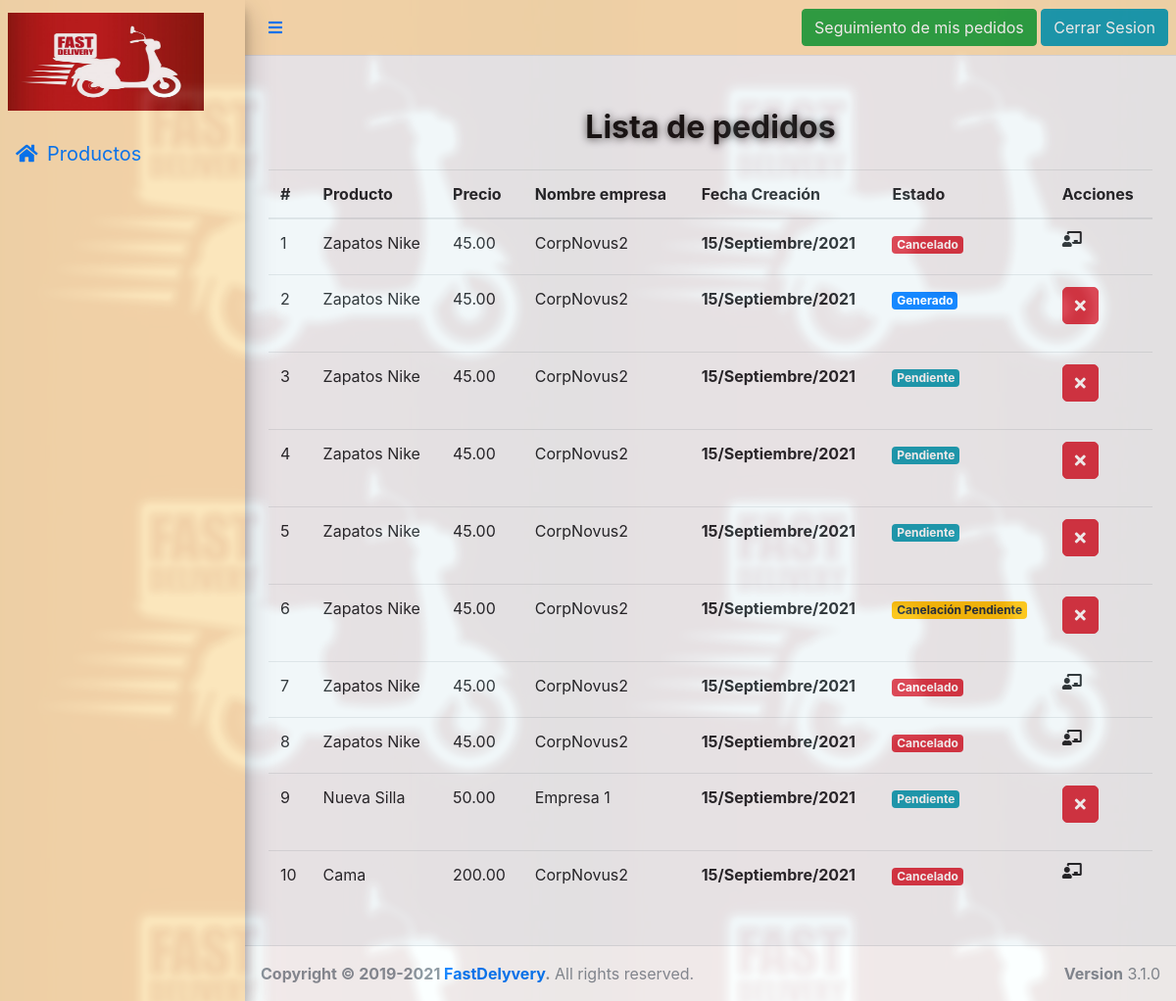
The app's page /index.php?c=cliente&a=tracking (signed in) with its own data.
### tables this page shows
CREATE TABLE `pedidos` (
  `id` int(11) NOT NULL,
  `producto` int(11) NOT NULL,
  `cliente` int(11) NOT NULL,
  `cod_empresa` int(11) NOT NULL,
  `cod_repartidor` int(11) DEFAULT NULL,
  `fecha_envio` datetime DEFAULT current_timestamp(),
  `fecha_cancelacion` datetime DEFAULT NULL,
  `precio` decimal(6,2) NOT NULL,
  `ganancia_repartidor` decimal(6,2) NOT NULL,
  `ganancia_empresa` decimal(6,2) NOT NULL,
  `ganancia_web` decimal(6,2) NOT NULL,
  `motivo_cancelacion` varchar(250) DEFAULT NULL,
  `st_pedido` char(1) NOT NULL DEFAULT 'P',
  `created_at` datetime NOT NULL DEFAULT current_timestamp(),
  `created_by` int(11) NOT NULL,
  `edited_at` datetime DEFAULT NULL,
  `edited_by` int(11) DEFAULT NULL
);

CREATE TABLE `productos` (
  `id` int(11) NOT NULL,
  `nom_producto` varchar(500) NOT NULL,
  `categoria` int(11) DEFAULT NULL,
  `precio` decimal(6,2) NOT NULL,
  `disponibilidad` int(11) NOT NULL,
  `ofertas` int(11) NOT NULL,
  `cod_empresa` int(11) NOT NULL,
  `st_producto` char(1) NOT NULL DEFAULT 'P',
  `created_at` datetime NOT NULL DEFAULT current_timestamp(),
  `created_by` int(11) NOT NULL,
  `edited_at` datetime DEFAULT NULL,
  `edited_by` int(11) DEFAULT NULL,
  `deleted_at` datetime DEFAULT NULL,
  `deleted_by` int(11) DEFAULT NULL
);

CREATE TABLE `empresa` (
  `cod_empresa` int(11) NOT NULL,
  `nom_empresa` varchar(250) NOT NULL,
  `ruc` varchar(50) NOT NULL,
  `correo` varchar(250) NOT NULL,
  `telefono` varchar(45) NOT NULL,
  `direccion` varchar(250) NOT NULL,
  `formas_pago` varchar(500) DEFAULT NULL,
  `tipo` int(11) NOT NULL,
  `created_at` datetime DEFAULT current_timestamp(),
  `created_by` int(11) NOT NULL,
  `edited_at` datetime DEFAULT NULL,
  `edited_by` int(11) DEFAULT NULL,
  `st_empresa` char(1) NOT NULL DEFAULT 'P'
);

### controller/clienteController.php (called while the page is built, shortened)
<?php
    class ClienteController{
        public function tracking($conexion){
            require_once 'models/clienteModel.php';
            $cliente = new clienteModels($conexion);
            $cod_cliente = $_SESSION["cod_cliente"];
            $data["pedidos"] = $cliente->getPedidos($cod_cliente);
            require_once "views/seguimiento.view.php";
        }
    }

### models/clienteModel.php (called while the page is built, shortened)
<?php
    class clienteModels{
        private $db;
        public function __construct($conexion){
            $this->db = $conexion;
        }
        public function getPedidos($cod_cliente){
            $sql=  "select p.precio,
                    p.id,p.fecha_envio as fecha_creacion, pr.nom_producto, emp.nom_empresa,
                    case p.st_pedido
                        when 'P' then 'Pendiente'
                        when 'X' then 'Cancelado'
                        when 'F' then 'Completado'
                        when 'A' then 'Generado'
                        when 'C' then 'Canelación Pendiente'
                    end as estado,
                    case p.st_pedido
                        when 'P' then 'info'
                        when 'X' then 'danger'
                        when 'F' then 'success'
                        when 'A' then 'primary'
                        when 'C' then 'warning'
                    end as color_estado
                    from pedidos p
                    inner join productos pr on pr.id = p.producto
                    inner join clientes c on c.cod_cliente = p.cliente
                    inner join empresa emp on pr.cod_empresa = emp.cod_empresa
                    and c.cod_cliente = '$cod_cliente'
                    order by p.precio ASC";
            $statment = $this->db->prepare($sql);
            $statment->execute();
            $this->productos = $statment->fetchAll();
            return $this->productos;
        }
    }

### views/seguimiento.view.php (the view, shortened to what this page needs)
<div class="content-wrapper">
    <section class="p-4" >
        <h2 class="text-center title_main mb-4" id="title_main_products">Lista de pedidos</h2>
        <div class="table-responsive">
        <table class="table">
            <thead>
                <tr>
                    <th>#</th>
                    <th>Producto</th>
                    <th>Precio</th>
                    <th>Nombre empresa</th>
                    <th>Fecha Creación</th>
                    <th>Estado</th>
                    <th>Acciones</th>
                </tr>
            </thead>
            <tbody>
                <?php if(count($data["pedidos"]) === 0) :?>
                    <tr>
                        <td colspan="8" class="text-center py-4">
                            <div class="container_thumb_center d-flex justify-content-center mb-4">
                                <div class="thumb_lg">
                                    <img src="img/not_found.svg" alt="#Not Found" style="width:450px;height:450px">
                                </div>
                            </div>
                            <span style="font-style:italic;">No se han encontrado clientes con solicitudes pendientes</span>
                        </td>
                    </tr>
                <?php else : ?>
                    <?php foreach($data["pedidos"] as $key => $pedidos){
                        $array_meses  = ["Enero", "Febero", "Marzo", "Abril", "Mayo", "Junio", "Julio", "Agosto", "Septiembre","Octubre", "Noviembre", "Diciembre"];
                        $fecha_final = explode(" ",$pedidos["fecha_creacion"])[0];
                        $fecha_final = explode("-", $fecha_final)[2].'/'.$array_meses[(explode("-",$fecha_final)[1])-1]."/".explode("-", $fecha_final)[0];
                    ?>
                    <tr>
                        <td><?php echo ($key+1); ?></td>
                        <td><?php echo $pedidos["nom_producto"] ?></td>
                        <td><?php echo $pedidos["precio"] ?></td>
                        <td><?php echo $pedidos["nom_empresa"] ?></td>
                        <td style="color:#12121; font-weight:bold;"><?php echo $fecha_final; ?></td>
                        <td>
                            <span class="badge badge-<?php echo $pedidos['color_estado']?>"><?php echo $pedidos['estado']?></span>
                        </td>
                        <td>
                            <div class="btn-group mb-3" role="group" aria-label="Basic example">
                                <?php if($pedidos["estado"] !== 'Completado' && $pedidos["estado"] !== 'Cancelado') : ?>
                                    <a data-id="<?php echo $pedidos["id"] ?>" onclick="showModalMotivos(this)"  href="#"  data-toggle="tooltip" data-placement="top" title="Cancelar Pedidos" id="modificar1">
                                        <button type="button" style="border-radius: 5px !important;" class="btn btn-danger">
                                            <i style="color:#fff; font-size:16px !important;"class="fas fa-times"></i>
                                        </button>
                                    </a>
                                <?php else: ?>
                                    <i class="fas fa-chalkboard-teacher" data-toggle="tooltip" data-placement="top" title="Sin acciones posibles"></i>
                                <?php endif; ?>
                            </div>
                        </td>
                    </tr>
                <?php } ?>
                <?php endif; ?>
            </tbody>
        </table>
    </div>
    </section>
</div>
<?php include_once 'partials/footer.php'; ?>

### partials/cabecera.php (shortened to what this page needs)
<!DOCTYPE html>
<html lang="es">
<head>
    <link rel="stylesheet" href="https://pro.fontawesome.com/releases/v5.10.0/css/all.css"/>
    <link href="css_/bootstrap.min.css" rel="stylesheet">
    <link href="css_/estilosPersonalizados.css"rel="stylesheet" type="text/css" />
    <link href="css_/estilosIndex.css"rel="stylesheet" type="text/css" />
    <link rel="stylesheet" href="css_/adminlte.min.css">
    <link rel="stylesheet" href="css_/estilosIndex.css">
    <link rel="stylesheet" href="https://pro.fontawesome.com/releases/v5.10.0/css/all.css"/>
</head>
<body class="hold-transition sidebar-mini ">
<div class="wrapper  ">
  <nav class="main-header navbar navbar-expand color">
    <ul class="navbar-nav color">
      <li class="nav-item ">
        <a class="nav-link " data-widget="pushmenu" href="#" role="button"><i class="fas fa-bars"></i></a>
      </li>
      <li class="nav-item d-none d-sm-inline-block">
        <a href="#" class="nav-link"><label id="user"></label></a>
      </li>
    </ul>
    <ul class="navbar-nav ml-auto">
      <li class="nav-item">
        <?php  if(isset($_SESSION["usernamex"])) :?>
          <a href="index.php?c=cliente&a=tracking" class="btn btn-success">Seguimiento de mis pedidos</a>
          <a href="login/cerrar-sesion.php" class="btn btn-info">Cerrar Sesion</a>
        <?php else: ?>
          <a href="login/index.php" class="btn btn-primary">Iniciar Sesion</a>
        <?php endif;?>
      </li>
    </ul>
  </nav>

### partials/menu.php
<aside class="main-sidebar color elevation-4">
    <a href="#" class="brand-link">
      <img src="img/logo3.jpg" alt="" >
    </a>
    <?php if(!isset($_GET['c'])):?>
        <div class="sidebar p-0">
            <h3>Categorias</h3>
            <?php
                $sql = "select id,descripcion from categorias";
                $stmt = $conexion->prepare($sql);
                $stmt->execute();
                $resultado = $stmt->fetchAll();
                foreach ($resultado as $key => $categoria) {
                    $descripcion = $categoria["descripcion"];
                    echo '<p style="position:relative" class="p-3 mb-0 list-menu" data-id="'.$categoria["id"].'" onclick="getProductsByCategory(this)">';
                    if($descripcion === 'Oficina'){echo '<i class="fas fa-briefcase mr-3"></i>';}
                    else if($descripcion === 'Inmuebles o propiedades'){echo '<i class="fas fa-store-alt mr-3"></i>';}
                    else if($descripcion === 'Deportes'){echo '<i class="fas fa-futbol mr-3"></i>';}
                    else if($descripcion === 'Hogar'){echo '<i class="fas fa-home mr-3"></i>';}
                    else if($descripcion === 'Electrónica'){echo '<i class="fas fa-charging-station mr-3"></i>';}
                    else if($descripcion === 'Musica'){echo '<i class="fas fa-music mr-3"></i>';}
                    else if($descripcion === 'Mascotas'){echo '<i class="fas fa-paw mr-3"></i>';}
                    else {echo '<i class="fas fa-question"></i>';}
                    $descripcion = (strlen($descripcion) > 12) ? substr($descripcion,0,8).'...' : $descripcion;
                    echo '<span style="position:absolute; left:48px;">'.$descripcion.'</span></p>';
                }
            ?>
        </div>
    <?php else: ?>
        <a style="position:relative; display:inline-block; width:100%" href="<?php echo RUTA.'index.php' ?>" class="p-3 mb-0 list-menu">
            <i class="fas fa-home mr-3"></i>
            <span style="position:absolute; left:48px;">Productos</span>
        </a>
    <?php  endif; ?>
  </aside>

### index.php (shortened to what this page needs)
<?php
    include_once 'partials/cabecera.php';
    $db = new DBClass();
    $conexion  = $db->getconnection();
    include_once 'partials/menu.php';
    require_once 'core/routes.php';
    if(isset($_GET['c'])){
        $controller = loadController($_GET['c']);
        if(isset($_GET['a'])){
            loadAction($controller, $_GET['a'], $conexion);
        }else{
            loadAction($controller, ACTION_MAIN, $conexion);
        }
    }else{
        $controller = loadController(CONTROLLER_MAIN);
        loadAction($controller, ACTION_MAIN, $conexion);
    }

### core/routes.php (shortened to what this page needs)
<?php
    function loadAction($controller, $action, $conexion){
        if(isset($action) && method_exists($controller, $action)){
            $controller->$action($conexion);
        }else{
            header('Location: index.php');
        }
    }

### partials/footer.php (shortened to what this page needs)
<footer class="main-footer">
    <div class="float-right d-none d-sm-block">
      <b>Version</b> 3.1.0
    </div>
    <strong>Copyright &copy; 2019-2021 <a href="https://FastDelivery">FastDelyvery</a>.</strong> All rights reserved.
  </footer>
</div>
</body>
</html>

### css_/estilosPersonalizados.css (style rules this page uses)
body { background-image: url(../img/comida6.jpg) }
.color { background-color: #FFE4B5; }
img { width: 200px; height: 100px; }
img { transform: scale(1) rotate(0) translate3d(0,0,0); }
.title_main { margin-top: 30px; color:#121212; font-weight: bold; text-align: center; text-shadow: 0px 1px 8px rgba(0, 0, 0, .7); }
.list-menu { cursor:pointer; font-size: 20px; transition: background-color .3s ease, color .3s ease; }

### partials/cabecera.php (style rules this page uses)
body { background: url("..img/logo4.jpg") rgb(249,249,249); opacity: .9 }

### records on screen
pedidos: productos.nom_producto "Zapatos Nike", precio "45.00", cod_empresa.nom_empresa "CorpNovus2", fecha_envio "15/Septiembre/2021", estado "Cancelado"
pedidos: productos.nom_producto "Zapatos Nike", precio "45.00", cod_empresa.nom_empresa "CorpNovus2", fecha_envio "15/Septiembre/2021", estado "Generado"
pedidos: productos.nom_producto "Zapatos Nike", precio "45.00", cod_empresa.nom_empresa "CorpNovus2", fecha_envio "15/Septiembre/2021", estado "Pendiente"
pedidos: productos.nom_producto "Zapatos Nike", precio "45.00", cod_empresa.nom_empresa "CorpNovus2", fecha_envio "15/Septiembre/2021", estado "Pendiente"
pedidos: productos.nom_producto "Zapatos Nike", precio "45.00", cod_empresa.nom_empresa "CorpNovus2", fecha_envio "15/Septiembre/2021", estado "Pendiente"
pedidos: productos.nom_producto "Zapatos Nike", precio "45.00", cod_empresa.nom_empresa "CorpNovus2", fecha_envio "15/Septiembre/2021", estado "Canelación Pendiente"
pedidos: productos.nom_producto "Zapatos Nike", precio "45.00", cod_empresa.nom_empresa "CorpNovus2", fecha_envio "15/Septiembre/2021", estado "Cancelado"
pedidos: productos.nom_producto "Zapatos Nike", precio "45.00", cod_empresa.nom_empresa "CorpNovus2", fecha_envio "15/Septiembre/2021", estado "Cancelado"
pedidos: productos.nom_producto "Nueva Silla", precio "50.00", cod_empresa.nom_empresa "Empresa 1", fecha_envio "15/Septiembre/2021", estado "Pendiente"
pedidos: productos.nom_producto "Cama", precio "200.00", cod_empresa.nom_empresa "CorpNovus2", fecha_envio "15/Septiembre/2021", estado "Cancelado"
